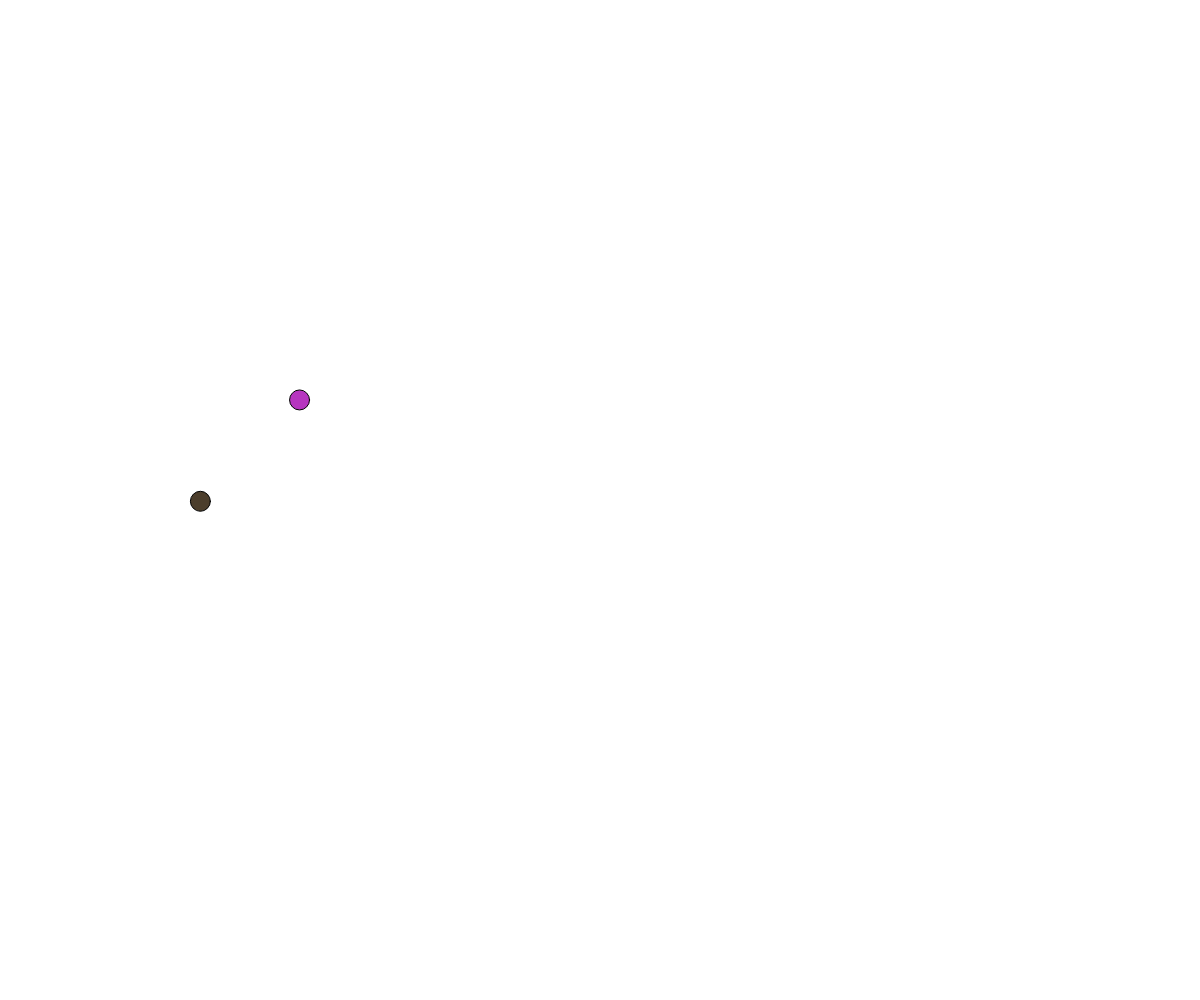
Frame 1 (no input)
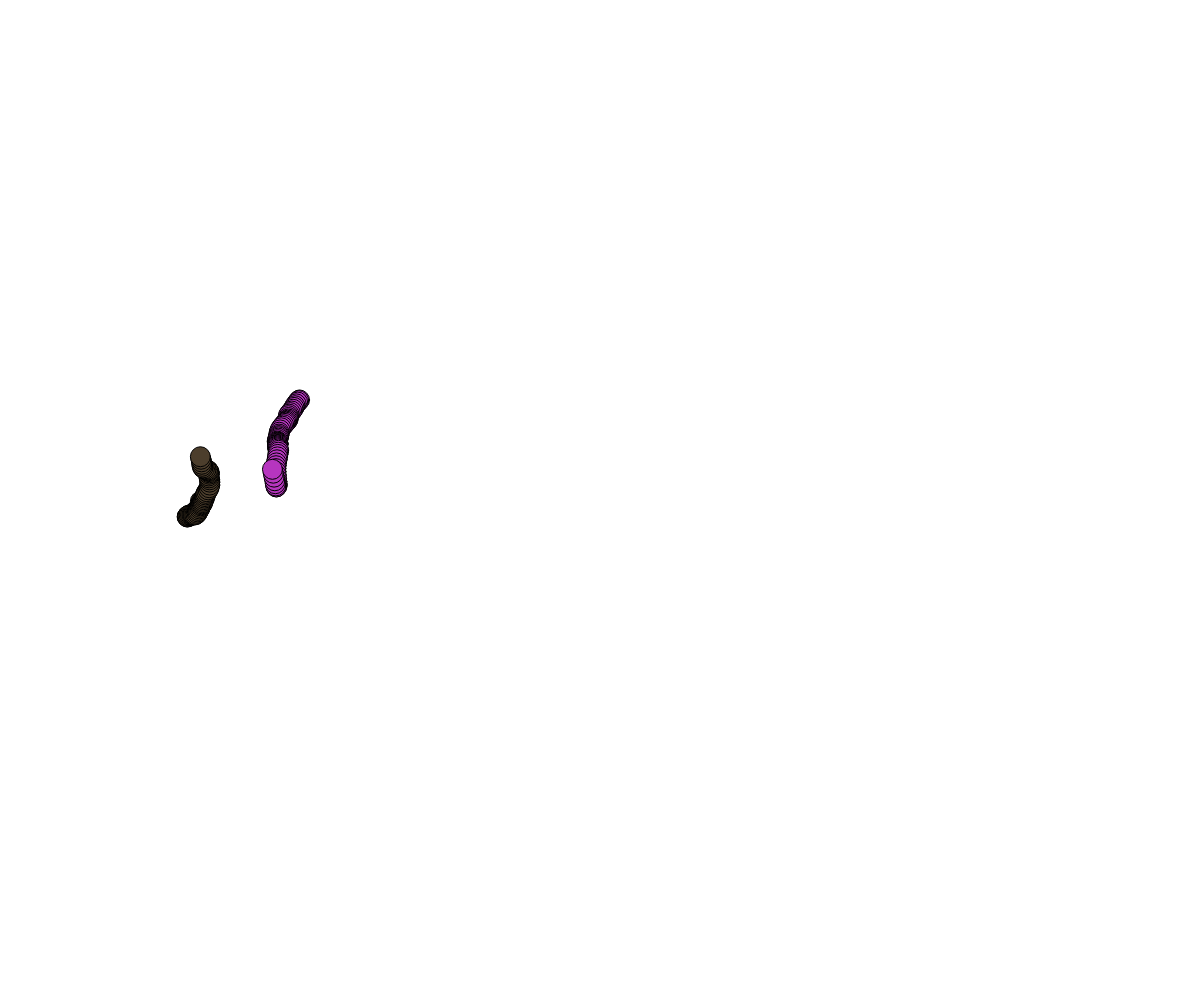
Frame 60 (no input)
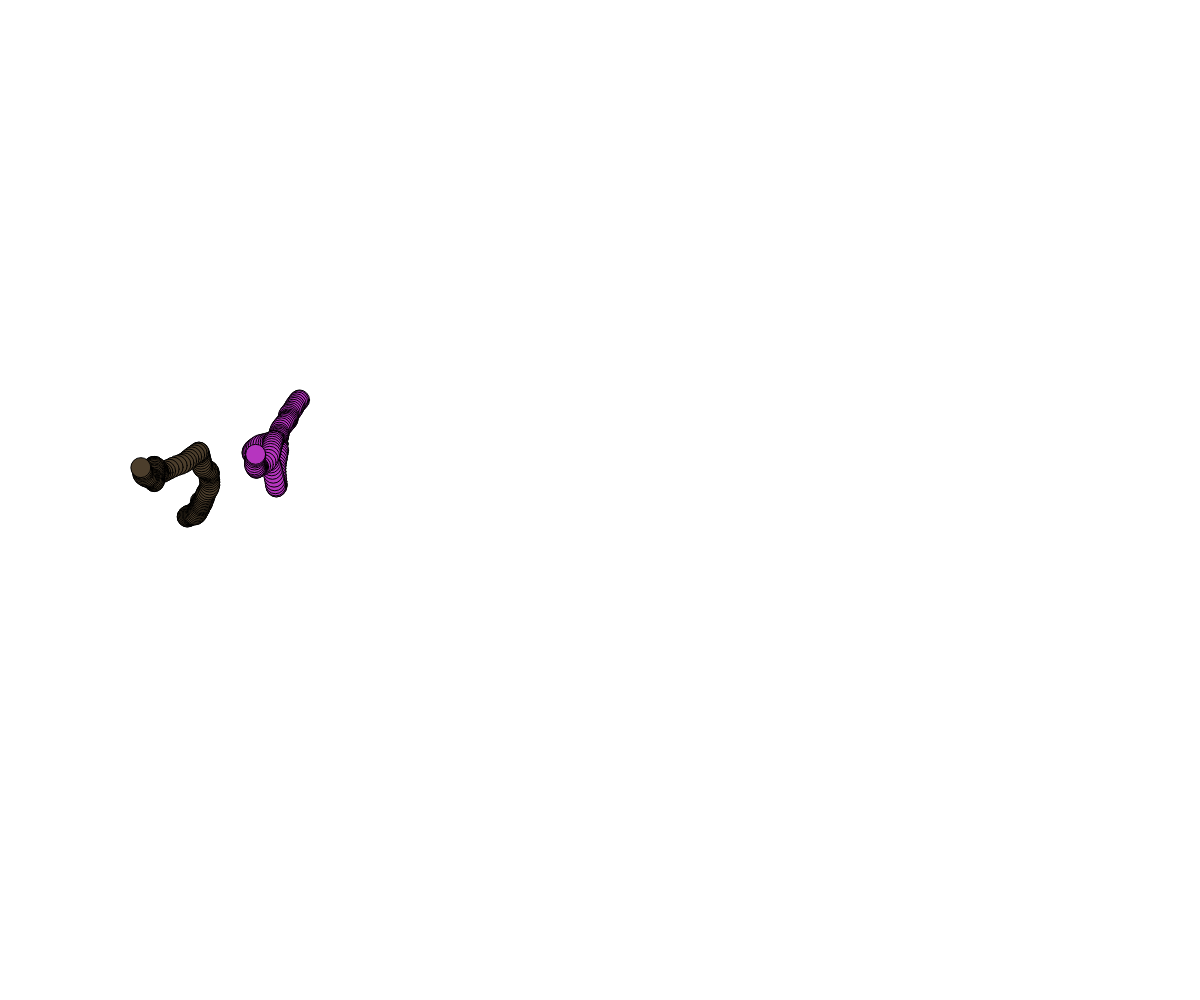
Frame 120 (the mouse pressed at the canvas centre since frame 60)

The p5.js sketch that drew these frames (run headless with seeded random() and noise() and a simulated clock; from frame 60 on, the mouse is pressed at the canvas centre):

// p5.js sketch
// ── sketch.js
// Project Title
// Your Name
// Date
//
// Extra for Experts:
// - describe what you did to take this project "above and beyond"

let ball,ball2;

function setup() {
  createCanvas(windowWidth, windowHeight);
  ball = {
    x:300,       y: 400,          size:20,
    c: color(random(255),random(255),random(255)),
    timeX:random(100), timeY:random(100), 
    timeOff: 0.08
  }
  ball2 = {
    x:200,       y: 500,          size:20,
    c: color(random(255),random(255),random(255)),
    timeX:random(100), timeY:random(100), 
    timeOff: 0.08
  }
}

function moveBall(b) {
  //b -> ball type object
  //update the postion and draw the ball

  //generate how to change x and y position (noise)
  let dx = noise(b.timeX) //0-1
  dx = map(dx,0,1,-5,5)// dx: -5 to 5
  let dy = noise(b.timeY) // 0-1 
  dy = map(dy,0,1,-5,5)//dy: -5 to 5
  
  //advance our noise graph
  b.timeX += b.timeOff; b.timeY += b.timeOff;

  //update the position
  b.x += dx; b.y+= dy;

  //corrections (wrap around)
  if (b.x < 0) b.x = width
  else if(b.x> width) b.x = 0

  if(b.y<0) b.y = height
  else if(b.y>height) b.y = 0

  fill(b.c)
  circle(b.x,b.y,b.size)
}

function draw() {
  //background(220);
  moveBall(ball)
  moveBall(ball2)
}
